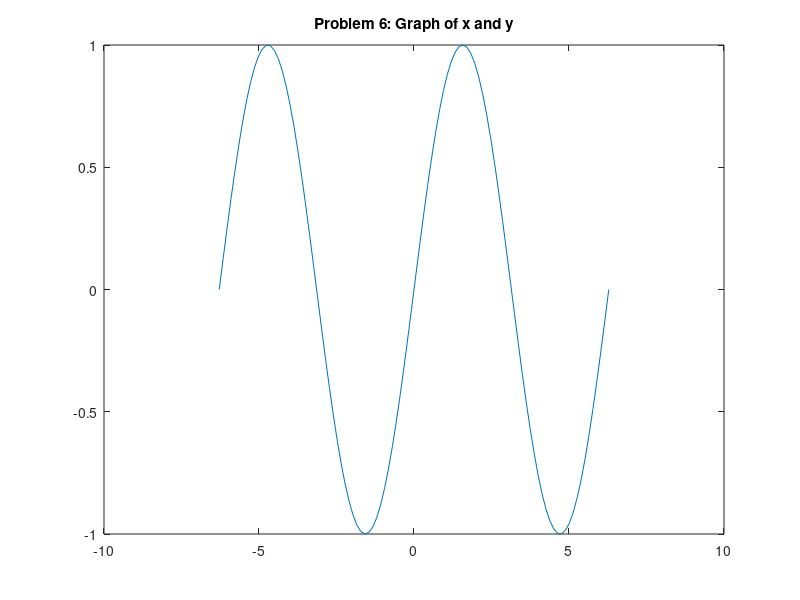

MATLAB code for this plot: (Note: this script raises an error after producing the figure.)
%%%%%%%%%%%%%%%%%%%%%%%%%%%%%%%%%%%%%%%%%%%%%%%%%%%%%%%%%%%%%%%%%%%%%%%%%%
% Assignment 1: Matlab Scavenger Hunt and HelloWorld
%
% Submitted by: Patricia Butler
%
% Due: October 8, 2020
%
% Instructions: 

% There are two parts to this assignment. Part 1 deals with using the
% Matlab documentation to answer some questions or perform some tasks. Part
% 2 involves you writing your very first Matlab program!!

% Please write all of your responses in the following .mfile.
% If there are comments after the question (as in question 2) please 
% write your answer inside those comments. If there are not comments
% please write your answer with correct matlab syntax. 
%
%%%%%%%%%%%%%%%%%%%%%%%%%%%%%%%%%%%%%%%%%%%%%%%%%%%%%%%%%%%%%%%%%%%%%%%%%%

%%%%%%%%%%%%%%%%%%%%%%% Part 1  %%%%%%%%%%%%%%%%%%%%%%%%%%%%%%%%%%

% 1. Set the url of the matlab documentation to a variable called helpURL

helpURL = "https://www.mathworks.com/help/matlab/";

% 2. What does the command 'clear all' do?
%
% Answer: Clears the workspace of any defined variables and their saved values. 
%


% 3. What function would you use to take the average of the following
% numbers [1 7 21 32 67 32453]? Store your answer in a variable called
% averageAnswer.

numbers = [1 7 21 32 67 32453];
averageAnswer = mean(numbers);

% 4. What command would you type to see a list of all installed toolboxes?

ver

% 5. What command would return a list of all of the available functions in 
% the image processing toolbox? 

web https://www.mathworks.com/help/images/referencelist.html

% 6. On the line below figure, write a command to draw a graph of 
% x and y. 


x = linspace(-2*pi,2*pi);
y = sin(x);

figure
  plot(x,y)      %<- command goes here
  title("Problem 6: Graph of x and y"); % Title for graph
        

% 7. Find a function that performs a statistical test you've seen used
% in a journal article (there are many possible answers to this). 

%
% Answer: Paired t-test. The function used is ttest(). This function can
% also be used for a one-sample t-test. To designate it to be used for a
% paired-sample t-test, you need to input two data sets as seen below:
%
% ttest(x,y) % Tests null hypothesis that x and y have a mean of 0, are
% normally distributed, and the variance is unknown.
% 
% Example journal article where a paired-test was used: Lower Limb and Trunk Biomechanics After Fatigue in Competitive Female Irish Dancers
% https://www.ncbi.nlm.nih.gov/pmc/articles/PMC5517119/?tool=pmcentrez&report=abstract
%

% 8. What are the 2 major types of loops that MATLAB supports? What is the
% difference between them?

%
% Answer: The 2 major types of loops that MATLAB supports are "for" and
% "while" loops. The major difference between the two is that the "for"
% loops will run for a defined number of times while the "while" loop
% will continue to run for as long as the specified condition remains true.
% 
% "For" loop Matlab page:   https://www.mathworks.com/help/matlab/ref/for.html
% "While" loop Matlab page: https://www.mathworks.com/help/matlab/ref/while.html
% 


% 9. What does NaN stand for? Give an example of when you would get NaN as
% an answer. 

%
% Answer: Nan stands for "Not a Number". One example of where you would get Nan as an answer is if you tried to solve for 0/0. 
% 


% 10. The following code snippet executes but contains an error (we don't
% get a useful answer). See if you can use the documentation to fix the 
% error to get the sum of the numbers in A. Do not change or remove 
% any of the values in A.

A = [1 2 3 2 1 NaN 1 2 3 NaN];
S = nansum(A);      % Calculating the sum while ignoring NaNs


% 11. I used to love playing the game minesweeper. Is there a way that I
% could play a similar game on Matlab? Write the command that would launch
% the game if so. 


xpbombs  % Command for playing minesweeper


% 12. Create a variable myage and store your age on the day the hurricane is 
% supposed to impact our area in it. Subtract two from the value of the
% variable. Add one to the value of the variable. 

myage = 23;
myage = myage - 2;
myage = myage + 1;

% 13. Use the built-in function namelengthmax to find out the maximum number of
% characters that you can have in an identifier name under your version of
% MATLAB. Store the value in a variable called myMaxNameLength

myMaxNameLength = namelengthmax;

% 14. Create two variables to store a weight in pounds and ounces. Use who and whos
% to see the variables. Clear one of them and then use who and whos again.

weightPounds = 3; 
weightOunces = 3;

who         % Displays variables used in this script
whos        % Displays the names, sizes, bytes, class, and attributes of each variable used in this script

clear weightPounds

who         % Displays variables used in this script
whos        % Displays the names, sizes, bytes, class, and attributes of each variable used in this script

% 15. Store a number with a decimal place in a double variable (the default). Convert the
% variable to the type int32 and store the result in a new variable (hint: this is known
% as casting in computer programming).

doubleVariable = 100.1;                 % Number as a Double Variable
int32Variable = int32(doubleVariable);  % Number as int32

% 16. Create a variable called pounds to store a weight in pounds. Convert this to 
% kilograms and assign the result to a variable kilos.

pounds = 3;                  % Weight in pounds
kilos  = pounds * 0.453592;  % Weight in kilograms

% 18. Create a variable fTemp to store a temperature in degrees Fahrenheit (F). 
% Convert this to degrees Celsius (C) and store the result in a variable cTemp.

fTemp = 32;                  % Degrees in Fahrenheit
cTemp = (fTemp-32) * 5/9;    % Degrees in Celsius

% 19. Using the colon operator, create the following row vectors:
% 2 3 4 5 6 7 
% 1.1000 1.3000 1.5000 1.7000 
% 8 6 4 2
% Store your results with variable names vecA, vecB and vecC respectively.


vecA = [2:7];                    % Row vector going from 2 to 7 in increments of 1
vecB = [1.1000:0.2000:1.7000];   % Row vector going from 1.1000 to 1.7000 in increments of 0.2000
vecC = [8:-2:2];                 % Row vector going from 8 to 2 in increments of -2


% 20. Give the MATLAB expression that would create a vector 
% (in a variable called vec) of 50 elements that range, equally spaced, 
% from 0 to 2pi:

vec = linspace(0,2*pi,50);   % Creating a vector from 0 to 2pi spanning 50 elements

% 21. Using the colon operator and the transpose operator, 
% create a column vector that has the values -1 to 1 in steps of 0.5.

rowVector = [-1:0.5:1];        % Row vector from -1 to 1 in increments of 0.5
columnVector = rowVector';    % Transposing row vector to become a column vector

% 22. Create a variable called rows that is a random integer in the inclusive range 
% from 1 to 5. Create a variable called cols that is a random integer in the 
% inclusive range from 1 to 5. Create a matrix called result of all zeros with the 
% dimensions given by the values of rows and cols. 

rows = randi(5,1);
cols = randi(5,1);
result = zeros(rows,cols);

% 23. Create a vector of five random integers, each in the inclusive range 
% from -10 to 10. Perform each of the following and store your results in 
% appropriately named variables. (you should have a seperate line of code for each):
% - subtract 3 from each element n
% - count how many are positive
% - get the absolute value of each element
% - find the maximum.


randomIntegerVector = [randi([-10,10],1), randi([-10,10],1), randi([-10,10],1), randi([-10,10],1), randi([-10,10],1)];
randomIntegerVectorMinus3 = randomIntegerVector - 3;
randomIntegerVectorMinus3Positive = length(find(randomIntegerVectorMinus3>0));
randomIntegerVectorMinus3AbsoluteValue = abs(randomIntegerVectorMinus3);
randomIntegerVectorMinus3Maximum = max(randomIntegerVectorMinus3AbsoluteValue);


% 24. Write some code that will calculate the area of a trapezoid. Create
% variables for base1, base2, and height and assign them values. Store the
% result of your calculation in a variable called trapArea. Comment your
% code so that another user can understand what your code does. 

%%% Solving for the area of a trapezoid %%%

%Defining Variables
base1 = 5;  % Defining value for the upper base of the trapezoid
base2 = 10; % Defining value for the lower base of the trapezoid
height = 7; % Defining value for the height of the trapezoid

% Calculating area of the trapezoid
trapArea = ((base1 + base2)/2) * height;

% 25. In biomechanics, a vector is a set of numbers that indicate 
% both magnitude and direction. Units such as velocity and force are vector 
% quantities. An example of a vector could be <2.34, 4.244, 5.323> meters/second. 
% This vector describes the velocity of an object at a certain point in 
% three-dimensional space, <x,y,z>. In solving problems related to vectors, 
% it is handy to know the unit vector of a certain measurement. 
% A unit vector is a vector that has a certain direction, but a magnitude of 1.
% The equation for a unit vector in three-dimensional space is:

% u = <x,y,z>/sqrt(x^2 + y^2 + z^2)

% Write some code that prompts the user for x, y, and z values, and then 
% calculates the unit vector and stores the value in a variable called
% unitVector. 

x = input('Problem 25: Please input a value for x to solve for the unit vector  ')   % Prompts user to define value of x
y = input('Problem 25: Please input a value for y to solve for the unit vector  ')   % Prompts user to define value of y
z = input('Problem 25: Please input a value for z to solve for the unit vector  ')   % Prompts user to define value of z

unitVector = ([x,y,z])/(sqrt( (x^2) + (y^2) + (z^2) ));  % Calculating and Saving the unitVector for the x,y,and z values
% Note: type "format long" in Command Window if trying to verify magnitude is 1
                                                

%%%%%%%%%%%%%%%%%%%%%%%%%%  Part 2: Hello World %%%%%%%%%%%%%%%%%%%%%%%%%%

% Write some code that will print the string 'Hello World' to the screen. 
% There are several ways that you could do this. For an extra challenge, 
% make your program able to take text input from the user and output 
% whatever they input. (For ease of running and executing your solution,
% you should comment all the lines of code from Part 1. Just make sure you
% remove the comments before you submit.) 

%%% Enter the code for your program below this line


 output = 'Please type in Hello World   ' % This prompts the user to input text
 userInput = input(output, 's');          % This takes what the user input and does not treat it as an expression
 userInput                                % This prints whatever the user input in response to the prompt


%%%%% When you have completed everything, type the following two commands
%%%%% (without comments) into your command window. 

%%% load handel
%%% sound(y, Fs)